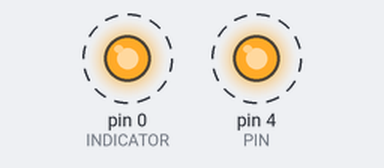
Simulated run of this sketch. Board: Arduino Uno, built with avr-gcc and run on an emulated ATmega328P. Shown: output pins drawn as LEDs (lit = HIGH). Dashed ring = blinking.

Above: at 0.2 s.
Timing chart, 0 to 3.0 s (numbered marks = the images above):
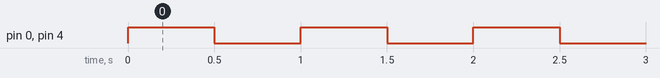

The sketch:

huzzah_blink.ino
```cpp
#define PIN 4
#define INDICATOR 0

void setup() {
  pinMode(PIN, OUTPUT);
  pinMode(INDICATOR, OUTPUT);
}

void loop() {
  digitalWrite(PIN, HIGH);
  digitalWrite(INDICATOR, HIGH);
  delay(500);
  digitalWrite(PIN, LOW);
  digitalWrite(INDICATOR, LOW);
  delay(500);
}
```

Measured:
- by itself, pin 0 (INDICATOR), pin 4 (PIN): alternates HIGH for 0.50 s and LOW for 0.50 s
